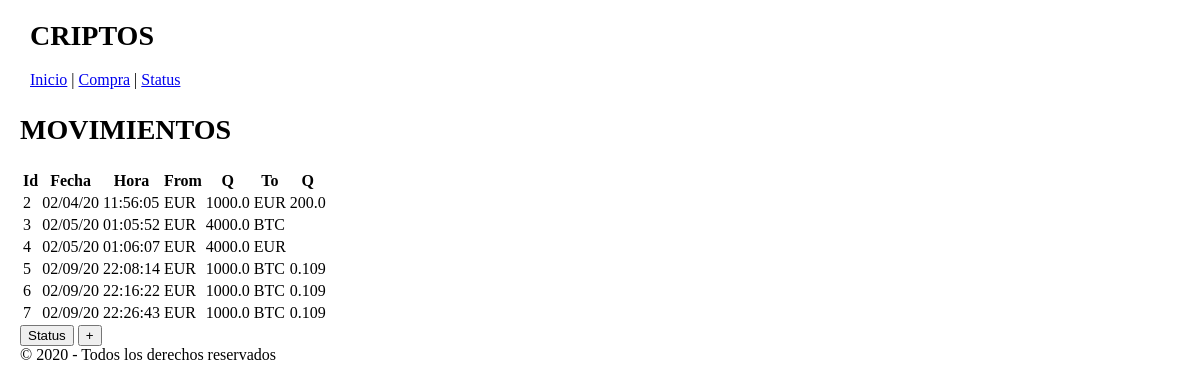
The page / on the database its author committed.
### tables this page shows
CREATE TABLE "Movements" (
	`id`	INTEGER,
	`unix`	TEXT,
	`date`	TEXT,
	`from_currency`	INTEGER,
	`from_quantity`	REAL,
	`to_currency`	INTEGER,
	`to_quantity`	REAL,
	`precio_unitario`	REAL,
	PRIMARY KEY(`id`)
);

### criptos/routes.py (the view)
@app.route("/")
def index():
    registros = todosMovDB()
    print("registros", registros)
    return render_template("index.html", registros=registros)

### criptos/routes.py (called while the page is built)
def todosMovDB():
    conn = sqlite3.connect(BASE_DATOS)
    cursor = conn.cursor()
    consulta = 'SELECT id, date, unix, from_currency, from_quantity, to_currency, to_quantity FROM Movements;'
    rows = cursor.execute(consulta)
    filas = []
    for row in rows:
        filas.append(row)
    conn.close()
    return filas

### criptos/templates/index.html (shortened to what this page needs)
{% extends "base.html" %}
{% block content %}
    <h1>MOVIMIENTOS</h1>
        <table class="u-full-width">
            <tr>
                <th>Id</th>
                <th>Fecha</th>
                <th>Hora</th>
                <th>From</th>
                <th>Q</th>
                <th>To</th>
                <th>Q</th>
            </tr>
            {% for mov in registros %}
            <tr>
                <td>{{mov[0]}}</td>
                <td>{{mov[1]}}</td>
                <td>{{mov[2]}}</td>
                <td>{{mov[3]}}</td>
                <td>{{mov[4]}}</td>
                <td>{{mov[5]}}</td>
                <td>{{mov[6]}}</td>
            </tr>
            {% endfor %}
        </table>
        <a href="/status"><input type="button" value="Status"></a>
        <a href="/purchase"><input type="button" value="+"></a>
{% endblock %}

### criptos/templates/base.html (shortened to what this page needs)
<html lang="en">
<head>
    <link rel="stylesheet" href="//cdnjs.cloudflare.com/ajax/libs/normalize/5.0.0/normalize.css">
    <link rel="stylesheet" href="//cdnjs.cloudflare.com/ajax/libs/milligram/1.3.0/milligram.css">
    <link rel="stylesheet" href="/static/css/base.css">
</head>
<body>
    <header>
        <h1>CRIPTOS</h1>
        <div id="menu">
            <a href="/">Inicio</a> | <a href="/purchase">Compra</a>  |  <a href="/status">Status</a>
        </div>
    </header>
    <section>
        {% block content %}{% endblock %}
    </section>
    <footer>&copy 2020 - Todos los derechos reservados</footer>
</body>
</html>

### criptos/static/css/base.css (style rules this page uses)
body { margin: 20px; }
header { margin-left: 10px; }
h1 { font-size: 28px; }
#menu { margin-bottom: 25px; }

### rows shown on the page
Movements: id "2", date "02/04/20", unix "11:56:05", from_currency "EUR", from_quantity "1000.0", to_currency "EUR", to_quantity "200.0"
Movements: id "3", date "02/05/20", unix "01:05:52", from_currency "EUR", from_quantity "4000.0", to_currency "BTC"
Movements: id "4", date "02/05/20", unix "01:06:07", from_currency "EUR", from_quantity "4000.0", to_currency "EUR"
Movements: id "5", date "02/09/20", unix "22:08:14", from_currency "EUR", from_quantity "1000.0", to_currency "BTC", to_quantity "0.109"
Movements: id "6", date "02/09/20", unix "22:16:22", from_currency "EUR", from_quantity "1000.0", to_currency "BTC", to_quantity "0.109"
Movements: id "7", date "02/09/20", unix "22:26:43", from_currency "EUR", from_quantity "1000.0", to_currency "BTC", to_quantity "0.109"
